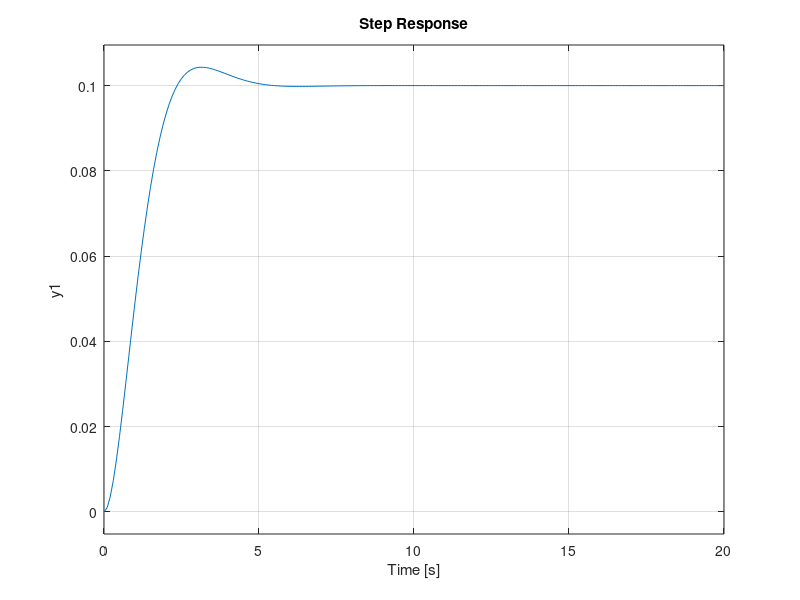

Write MATLAB code to recreate this figure.
% Clear
clear
clc
close all

%% Define Transfer Function
% Mechanical Translational System (Mass, Spring, Damper)
% G(s) = 1 / s^2 + s + 1

M = 5;
B = 10;
k = 10;

G_num = [1];
G_den = [M B k];
G = tf(G_num,G_den)

% step response
step(G,0:0.1:20)
